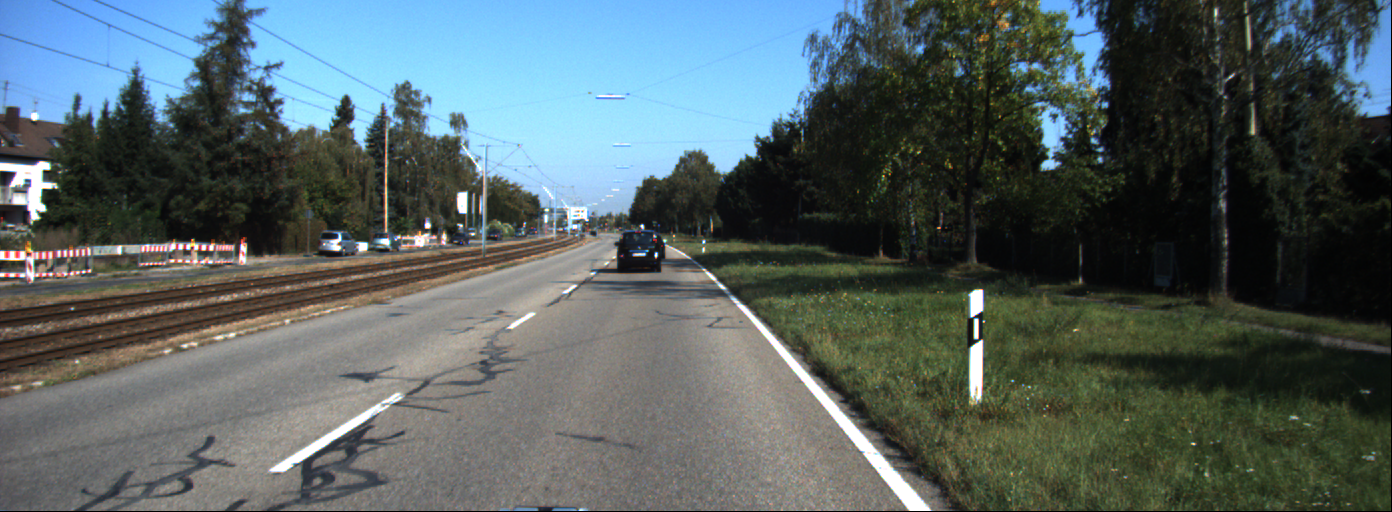
#> input picture media/Problem2/data_1/data/0000000000.png, 1392 x 512 px, given in place of 0000000060.png, which was not available
$ python problem2.py
#> lines starting #> are read from the running program, lines starting #| are printed output that depends on the picture; after the words box and inside, x2 and y2 are one past the last pixel; in counts of white or black regions, pixels touching at a corner belong together; pictures that were not available may be replaced by others from this repository, and a replacement may not be noted
### p2functions.py
import cv2
import numpy as np


def getFrame(data_set,imagenum):
#> called with data_set = 1, imagenum = 60
    if data_set==1:
        filepath="media/Problem2/data_1/data/"
        imagepath=filepath+('0000000000'+str(imagenum))[-10:]+'.png'
        image=cv2.imread(imagepath)
#> image is the input picture: shape (512, 1392, 3); mean B, G, R 97.6, 97, 84.2
        if image is None:
            print("Unable to import '"+str(imagepath)+"'. Quitting...")
            exit()
        return image

    elif data_set==2:
        videopath="media/Problem2/data_2/challenge_video.mp4"
        video = cv2.VideoCapture(videopath)
        # move the video to the start frame and adjust the counter
        video.set(1,imagenum)
        ret, frame = video.read() # ret is false if the video cannot be read
        if ret:
            # cv2.imwrite('frame.jpg',frame)
            return frame
        else:
            print("Frame "+str(imagenum)+" exceeds video length or you've reached the end of video. Quitting...")
            exit()


# [85 lines left out: functions homography, warp, not called in this run]


def fastwarp(H,src,h,w):
    # create indices of the destination image and linearize them
#> called with H = array of shape (3, 3), h = 500, w = 1000
    indy, indx = np.indices((h, w), dtype=np.float32)
    lin_homg_ind = np.array([indx.ravel(), indy.ravel(), np.ones_like(indx).ravel()])

    # warp the coordinates of src to those of true_dst
    map_ind = H.dot(lin_homg_ind)
    map_x, map_y = map_ind[:-1]/map_ind[-1]
    map_x = map_x.reshape(h,w).astype(np.float32)
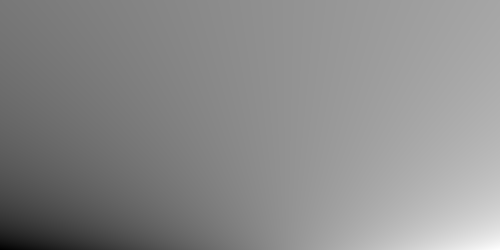
#> map_x: shape (500, 1000) float32 (shown at 1/2 size); min -256.6, max 1347.1, mean 619; drawn with min black and max white
    map_y = map_y.reshape(h,w).astype(np.float32)
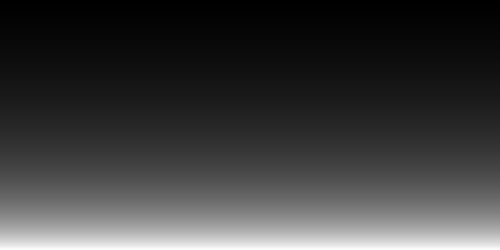
#> map_y: shape (500, 1000) float32 (shown at 1/2 size); min 275, max 509.4, mean 331.4; drawn with min black and max white

    new_img = cv2.remap(src, map_x, map_y, cv2.INTER_LINEAR)
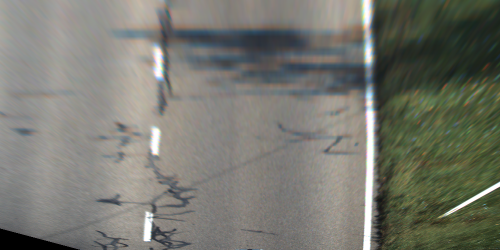
#> new_img: shape (500, 1000, 3) (shown at 1/2 size); mean B, G, R 111.1, 119.6, 119

    return new_img

### problem2.py

# Import required packages
import numpy as np
import cv2
import time
import imutils
from p2functions import*
import matplotlib
import matplotlib.pyplot as plt


write_to_video=False
data_set=1

if data_set != 1 and data_set!= 2:
	print("Invalid data_set selected. Please use data_set=1 or data_set=2. Quitting")
	exit()


# Define the codec and initialize the output file
if write_to_video:
	fourcc = cv2.VideoWriter_fourcc(*'XVID')
	today = time.strftime("%m-%d__%H.%M.%S")
	videoname="problem2_data"+str(data_set)+"_"+str(today)
	fps_out = 29
	out = cv2.VideoWriter(str(videoname)+".avi", fourcc, fps_out, (1920, 1080))
	print("Writing to Video, Please Wait")


image=getFrame(data_set,60)


dst_height = 500
dst_width = 1000

# Define the HSV bounds that make the just road lines really clear (determined experimentally)
if data_set==1:
	colorLower = (0, 0, 201)
	colorUpper = (255, 49, 255)
	src_pts=np.float32([(570,275),(715,275),(950,512),(140,512)]).reshape(-1,1,2) #region of road #(0,225),(1392,225)
	dst_pts=np.float32([(.25*dst_width,0),(.75*dst_width,0),(.75*dst_width,dst_height),(.25*dst_width,dst_height)]).reshape(-1,1,2)#,(0,0),(dst_width,0)

elif data_set==2:
	colorLower = (0, 123, 183)
	colorUpper = (255, 255, 255)


#H=homography(pts,height,width)
H=cv2.findHomography(src_pts,dst_pts)[0]
# print(H[0])
# cv2.imshow("Road-before",image)

square_road=fastwarp(np.linalg.inv(H),image,dst_height,dst_width)
# [13 lines of commented-out code are left out]
hsv_image = cv2.cvtColor(square_road, cv2.COLOR_BGR2HSV)
#> hsv_image: shape (500, 1000, 3); mean H, S, V 45.2, 35.9, 123.6

# Thresh the image based on the HSV max/min values
hsv_binary_image=cv2.inRange(hsv_image, colorLower, colorUpper)
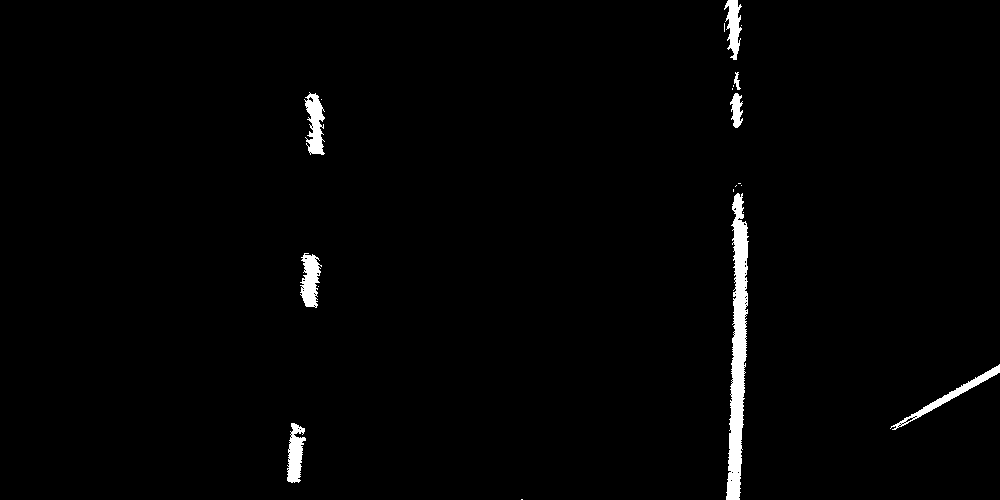
#> hsv_binary_image: shape (500, 1000); 1.6% white; 20 white regions (12 under 20 px)
#cv2.imshow("HSV",hsv_binary_image)

# Blur the image a little bit
img_blur=cv2.GaussianBlur(hsv_binary_image,(15,15),0)

# Find the edges
#edges = cv2.Canny(img_blur, 5, 10)
all_cnts, hierarchy = cv2.findContours(img_blur, cv2.RETR_TREE, cv2.CHAIN_APPROX_NONE)
#> all_cnts = 7 contours; box (x1, y1, x2, y2) and area: (719, 177, 755, 500) 8230, (717, 0, 749, 134) 2979, (884, 358, 1000, 437) 2543, (298, 86, 331, 161) 2015, (294, 246, 328, 314) 1825, (280, 416, 312, 489) 1810, (515, 493, 529, 500) 60

# Draw the edges
blank=np.zeros((square_road.shape[0],square_road.shape[1]),np.uint8)
filledContours=cv2.drawContours(blank,all_cnts,-1,(255), -1)
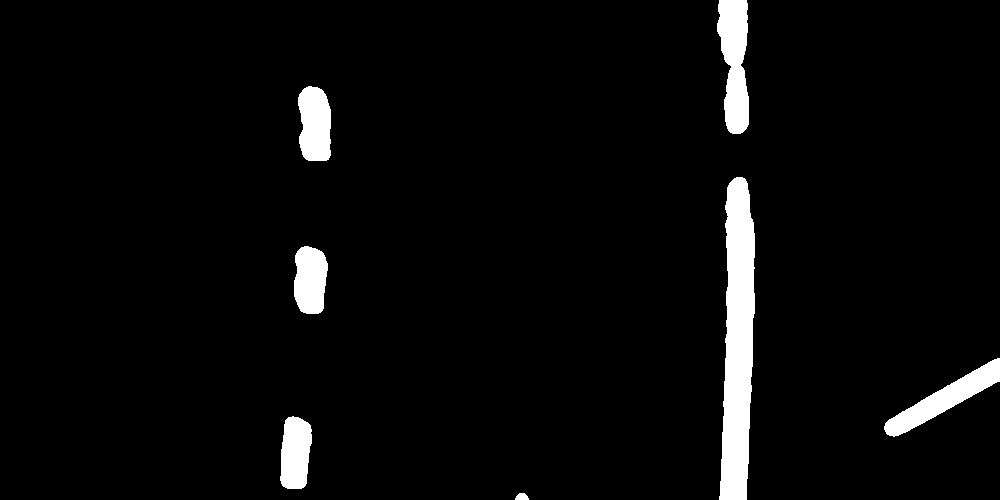
#> filledContours: shape (500, 1000); 4.1% white; 7 white regions, largest, box (x1, y1, x2, y2) and area: (719, 177, 755, 500) 8571, (717, 0, 749, 134) 3132, (884, 358, 1000, 437) 2674
# cv2.imshow("filledContours", imutils.resize(filledContours,width=1000))

inds=np.nonzero(filledContours)
#> inds = 20365 positions, rows 0 to 499, columns 280 to 999
# [4 lines of commented-out code are left out]
whitebin=[]
stepsize=200
steps=dst_width//stepsize
for i in range (steps):
	whitebin.append(0)

for x in inds[1]:
	i=0
	for x_c in range (stepsize,dst_width,stepsize):
		if(x<x_c):
			whitebin[i]+=1
			break
		i+=1
#> this loop made 20365 passes
#> x on passes 1 to 3: 719, 720, 721
#> after the loop, whitebin = [0, 5912, 76, 11703, 0]

# [15 lines of commented-out code are left out]

max_bin1=whitebin.index(max(whitebin))
#> max_bin1 = 3
whitebin[max_bin1] = 0
max_bin2=whitebin.index(max(whitebin))
#> max_bin2 = 1
# print(max_bin1)
xstart_r = max_bin1*stepsize
#> xstart_r = 600
xend_r = xstart_r+stepsize
#> xend_r = 800

xstart_l = max_bin2*stepsize
#> xstart_l = 200
xend_l = xstart_l+stepsize
#> xend_l = 400

rightlanex=[]
rightlaney=[]
for i,x in enumerate(inds[1]):
	y=inds[0][i]
	if(x>xstart_r and x<xend_r):
		rightlanex.append(x)
		rightlaney.append(y)
#> this loop made 20365 passes
#> (x, y) on passes 1 to 3: (719, 0), (720, 0), (721, 0)
#> after the loop, rightlanex = 11703 values, max 754 at index 4457, min 717 at index 664, mean 736.8; rightlaney = 11703 values from 0 to 499

leftlanex=[]
leftlaney=[]
for i,x in enumerate(inds[1]):
    y=inds[0][i]
    if(x>xstart_l and x<xend_l):
        leftlanex.append(x)
        leftlaney.append(y)
#> after the loop, leftlanex = 5912 values, max 330 at index 619, min 280 at index 5595, mean 306.9; leftlaney = 5912 values from 86 to 488

line1=np.polyfit(rightlaney,rightlanex,1)
#> line1 = [0.00356, 735.9]
line2=np.polyfit(leftlaney,leftlanex,1)
#> line2 = [-0.0581, 323.1]

# [8 lines of commented-out code are left out]

plt.plot(rightlaney,rightlanex,'ro')
plt.plot(leftlaney,leftlanex,'bo')

y = np.linspace(0,dst_height,50)
x = y*line1[0]+line1[1]
#> x = 50 values from 735.9 to 737.7
plt.plot(y,x)

pts = []
for i in range(len(x)):
    pts.append((x[i],y[i]))
#> this loop made 50 passes
#> after the loop, pts = 50 pairs, first value 735.9 to 737.7, second value 0 to 500

pts=np.array(pts,np.int32)
#> pts = 50 pairs, first value 735 to 737, second value 0 to 500
pts=pts.reshape((-1,1,2))
#> pts = contour of 50 points, box (x1, y1, x2, y2) (735, 0, 738, 501), area 144

mylines=cv2.polylines(square_road,[pts],False,(0,0,255),5)

y = np.linspace(0,dst_height,50)
x = y*line2[0]+line2[1]
#> x = 50 values, max 323.1 at index 0, min 294.1 at index 49, mean 308.6
plt.plot(y,x)

pts = []
for i in range(len(x)):
    pts.append((x[i],y[i]))
#> after the loop, pts = 50 pairs, first value 294.1 to 323.1, second value 0 to 500

pts=np.array(pts,np.int32)
#> pts = 50 pairs, first value 294 to 323, second value 0 to 500
pts=pts.reshape((-1,1,2))
#> pts = contour of 50 points, box (x1, y1, x2, y2) (294, 0, 324, 501), area 228

mylines=cv2.polylines(square_road,[pts],False,(0,255,0),5)
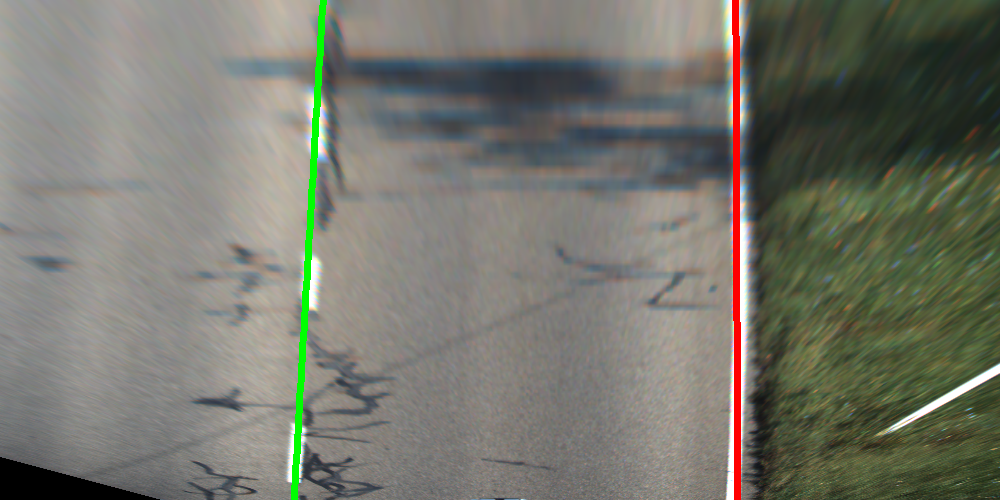
#> mylines: shape (500, 1000, 3); mean B, G, R 108.3, 118.6, 117.9

plt.xlabel('y')
plt.ylabel('x')
plt.ylim((0, dst_width))
plt.xlim((0, dst_height))
plt.show()
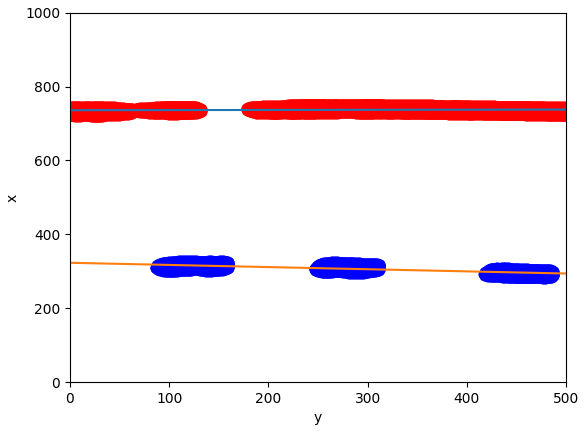
#> figure drawn by matplotlib, 1 panel; curve peaks at x = 500, y = 737.7

# line=cv2.line(square_road,)
# cv2.imshow("Line",line)

cv2.imshow("Lines",mylines)
cv2.waitKey(0)

$ run again, on media/Problem2/data_1/data/0000000011.png
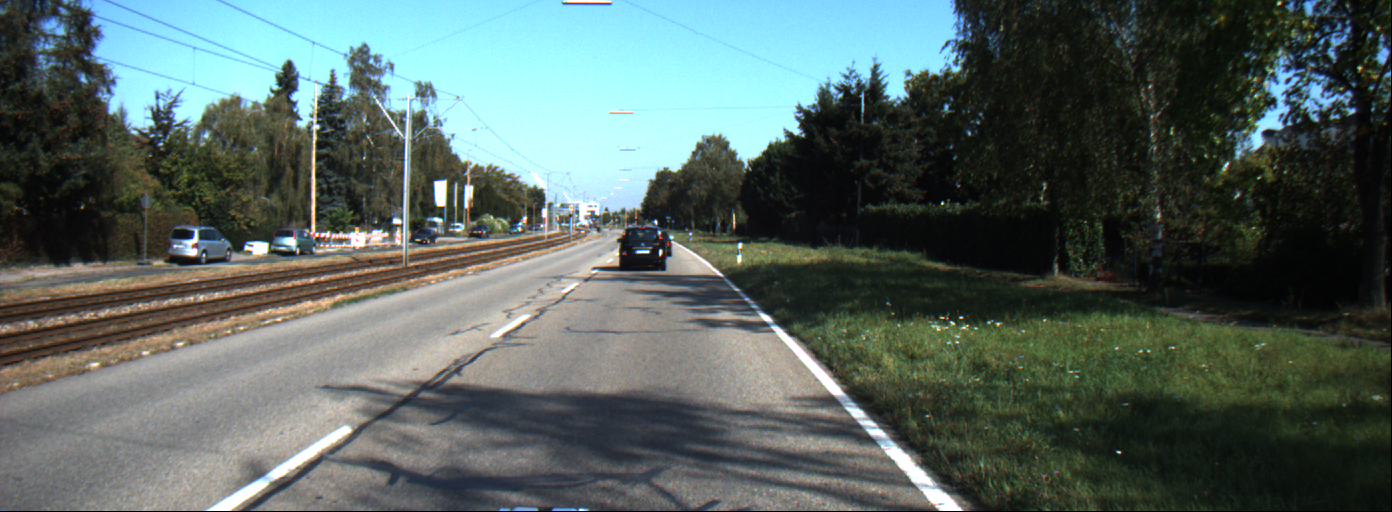
#> input picture media/Problem2/data_1/data/0000000011.png, 1392 x 512 px, given in place of 0000000060.png, which was not available
#> in getFrame, image is the input picture: shape (512, 1392, 3); mean B, G, R 96.5, 100.6, 85.9
#> hsv_image: shape (500, 1000, 3); mean H, S, V 56.5, 36.4, 124.2
#> `hsv_binary_image=cv2.inRange(hsv_image, colorLower, colorUpper)`:
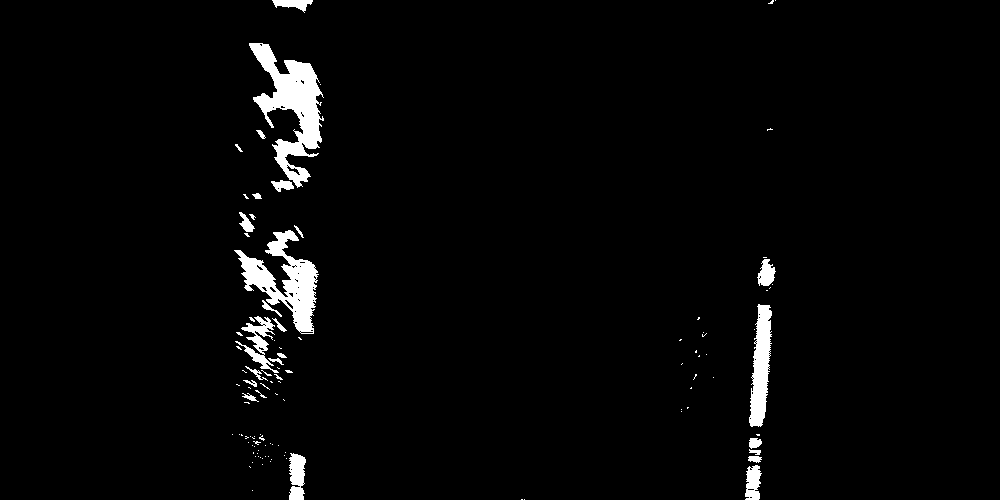
#> hsv_binary_image: shape (500, 1000); 2.7% white; 108 white regions (81 under 20 px)
#> all_cnts = 23 contours, 1 with area under 20; largest, box (x1, y1, x2, y2) and area: (228, 219, 325, 410) 12062, (243, 36, 330, 198) 9336, (738, 298, 779, 500) 5394, (227, 428, 313, 500) 2881, (751, 250, 782, 297) 1032
#> filledContours: shape (500, 1000); 7.2% white; 20 white regions, largest, box (x1, y1, x2, y2) and area: (228, 219, 325, 410) 12350, (243, 36, 330, 198) 9386, (738, 298, 779, 500) 5617
#> inds = 36174 positions, rows 0 to 499, columns 227 to 781
#> the loop `for x in inds[1]:` made 36174 passes
#> x on passes 1 to 3: 266, 267, 268
#> after the loop `for x in inds[1]:`: whitebin = [0, 27250, 88, 8836, 0]
#> max_bin1 = 1
#> max_bin2 = 3
#> xstart_r = 200
#> xend_r = 400
#> xstart_l = 600
#> xend_l = 800
#> the loop `for i,x in enumerate(inds[1]):` made 36174 passes
#> (x, y) on passes 1 to 3: (266, 0), (267, 0), (268, 0)
#> after the loop `for i,x in enumerate(inds[1]):`: rightlanex = 27250 items
#> after the loop `for i,x in enumerate(inds[1]):`: leftlanex = 8836 values, max 781 at index 749, min 673 at index 2976, mean 747.1; leftlaney = 8836 values from 0 to 499
#> line1 = [-0.0417, 288.3]
#> line2 = [-0.0502, 765.2]
#> `x = y*line1[0]+line1[1]`: x = 50 values, max 288.3 at index 0, min 267.5 at index 49, mean 277.9
#> the loop `for i in range(len(x)):` made 50 passes
#> after the loop `for i in range(len(x)):`: pts = 50 pairs, first value 267.5 to 288.3, second value 0 to 500
#> `pts=np.array(pts,np.int32)`: pts = 50 pairs, first value 267 to 288, second value 0 to 500
#> `pts=pts.reshape((-1,1,2))`: pts = contour of 50 points, box (x1, y1, x2, y2) (267, 0, 289, 501), area 72
#> `x = y*line2[0]+line2[1]`: x = 50 values, max 765.2 at index 0, min 740.1 at index 49, mean 752.6
#> after the loop `for i in range(len(x)):`: pts = 50 pairs, first value 740.1 to 765.2, second value 0 to 500
#> `pts=np.array(pts,np.int32)`: pts = 50 pairs, first value 740 to 765, second value 0 to 500
#> `pts=pts.reshape((-1,1,2))`: pts = contour of 50 points, box (x1, y1, x2, y2) (740, 0, 766, 501), area 196
#> `plt.show()`:
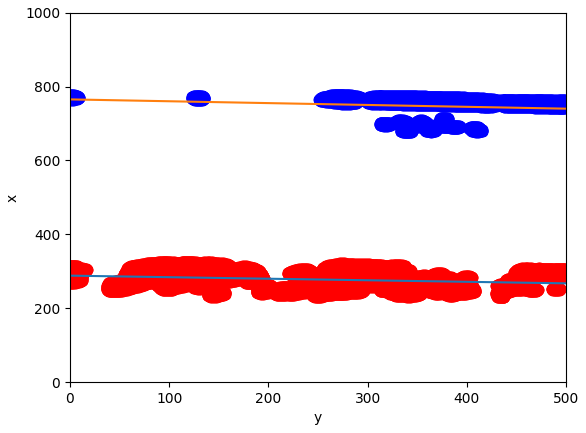
#> figure drawn by matplotlib, 1 panel; curve peaks at x = 0, y = 288.3

$ run again, on media/Problem2/data_1/data/0000000019.png
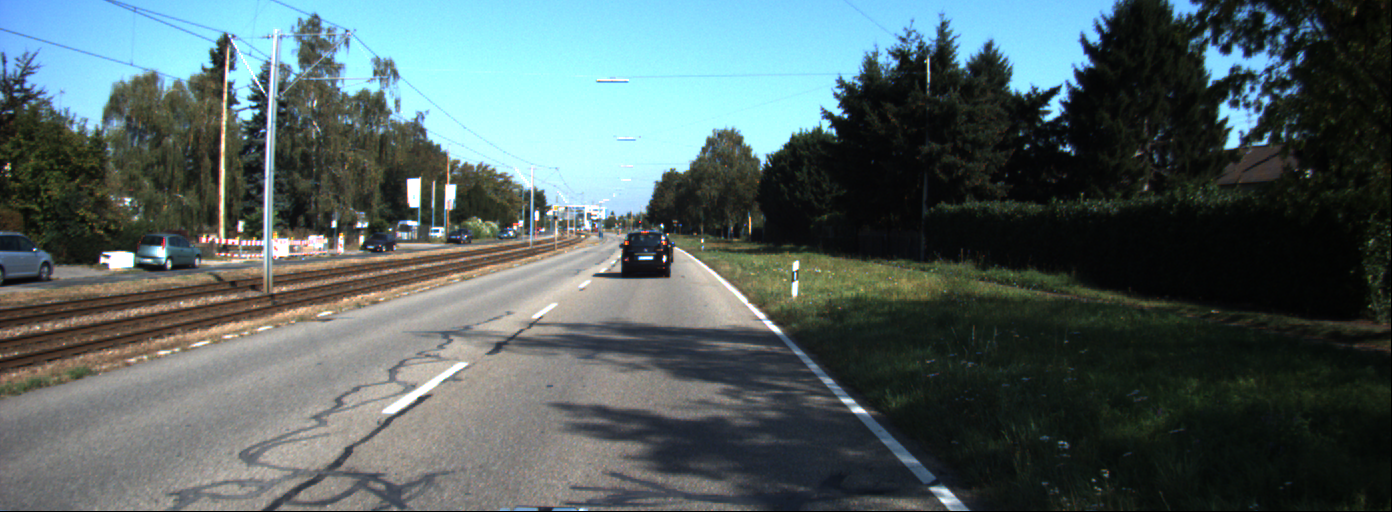
#> input picture media/Problem2/data_1/data/0000000019.png, 1392 x 512 px, given in place of 0000000060.png, which was not available
#> in getFrame, image is the input picture: shape (512, 1392, 3); mean B, G, R 97.8, 97.7, 82.1
#> hsv_image: shape (500, 1000, 3); mean H, S, V 50.4, 36, 135.7
#> `hsv_binary_image=cv2.inRange(hsv_image, colorLower, colorUpper)`:
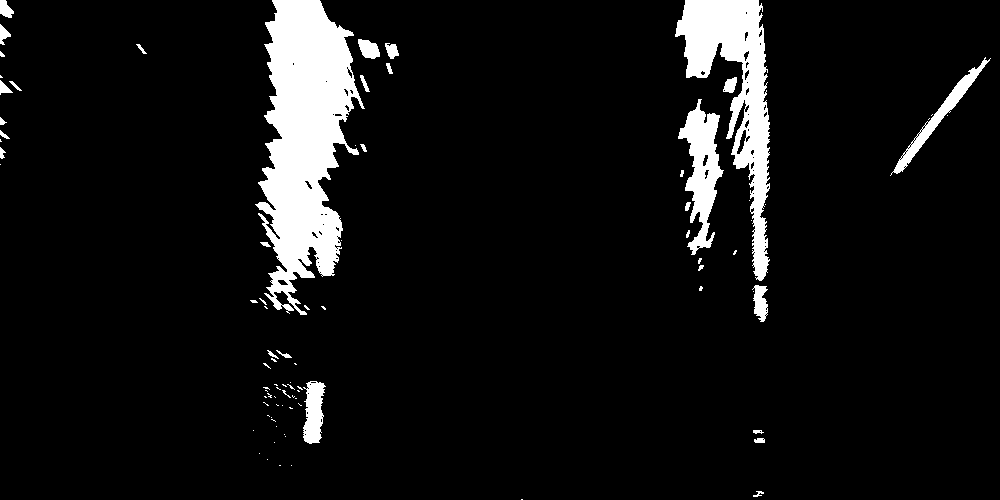
#> hsv_binary_image: shape (500, 1000); 7.4% white; 87 white regions (57 under 20 px)
#> all_cnts = 18 contours, 2 with area under 20; largest, box (x1, y1, x2, y2) and area: (244, 0, 405, 322) 29314, (669, 0, 777, 329) 23292, (257, 374, 332, 450) 4026, (884, 51, 997, 182) 3686, (257, 344, 303, 375) 918
#> filledContours: shape (500, 1000); 13.5% white; 16 white regions, largest, box (x1, y1, x2, y2) and area: (244, 0, 405, 322) 29829, (669, 0, 777, 329) 23853, (257, 374, 332, 450) 4199
#> inds = 67270 positions, rows 0 to 499, columns 0 to 996
#> after the loop `for x in inds[1]:`: whitebin = [2612, 35471, 163, 25192, 0]
#> max_bin1 = 1
#> max_bin2 = 3
#> xstart_r = 200
#> xend_r = 400
#> xstart_l = 600
#> xend_l = 800
#> the loop `for i,x in enumerate(inds[1]):` made 67270 passes
#> (x, y) on passes 1 to 3: (0, 0), (1, 0), (2, 0)
#> after the loop `for i,x in enumerate(inds[1]):`: rightlanex = 35471 items
#> the loop `for i,x in enumerate(inds[1]):` made 67270 passes
#> x on passes 1 to 3: 0, 1, 2
#> after the loop `for i,x in enumerate(inds[1]):`: leftlanex = 25192 items
#> line1 = [-0.0808, 321]
#> line2 = [0.0659, 718.8]
#> `x = y*line1[0]+line1[1]`: x = 50 values, max 321 at index 0, min 280.6 at index 49, mean 300.8
#> the loop `for i in range(len(x)):` made 50 passes
#> after the loop `for i in range(len(x)):`: pts = 50 pairs, first value 280.6 to 321, second value 0 to 500
#> `pts=np.array(pts,np.int32)`: pts = 50 pairs, first value 280 to 320, second value 0 to 500
#> `pts=pts.reshape((-1,1,2))`: pts = contour of 50 points, box (x1, y1, x2, y2) (280, 0, 321, 501), area 112
#> `x = y*line2[0]+line2[1]`: x = 50 values from 718.8 to 751.8
#> after the loop `for i in range(len(x)):`: pts = 50 pairs, first value 718.8 to 751.8, second value 0 to 500
#> `pts=np.array(pts,np.int32)`: pts = 50 pairs, first value 718 to 751, second value 0 to 500
#> `pts=pts.reshape((-1,1,2))`: pts = contour of 50 points, box (x1, y1, x2, y2) (718, 0, 752, 501), area 170
#> `plt.show()`:
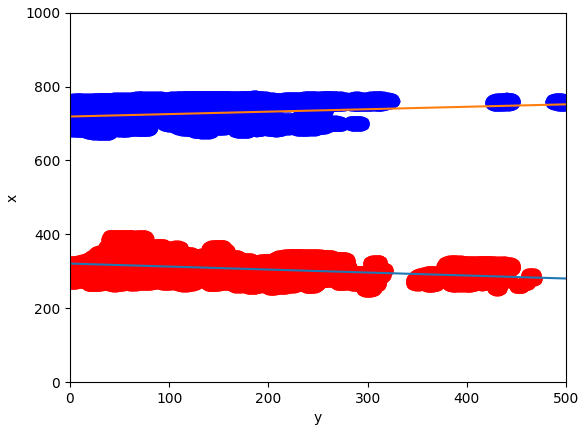
#> figure drawn by matplotlib, 1 panel; curve peaks at x = 0, y = 321
